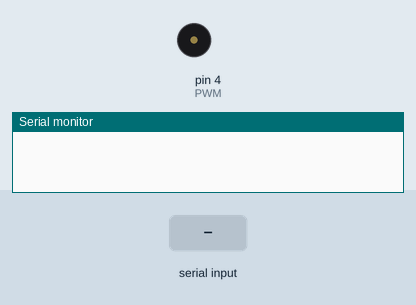
The sketch below on a simulated Arduino Uno, built with avr-gcc and run on an emulated ATmega328P. Shown: buzzer (waves = sounding), the last lines printed to the serial monitor. Inputs (shaded band) come from the test bench. EEPROM starts erased.

Above: at 1.2 s.
1.3 s: "90,45,200\n" received over the second serial link
At 3.5 s:
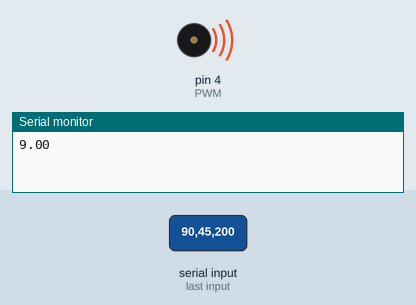
3.8 s: "30,150,10\n" received over the second serial link
Timing chart, 0 to 6.8 s (numbered marks = the images above; inputs shaded):
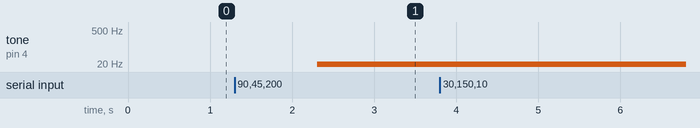

The sketch:

SimpleCTCSS_Arduino_Serial.ino
```cpp
#include <EEPROM.h>
#include <SoftwareSerial.h>
SoftwareSerial mySUART(8,9);


const byte PWM = 4;

String frequency;

void setup() {
  // put your setup code here, to run once:
  pinMode(PWM, OUTPUT);
  EEPROM.get(0, frequency);
  EEPROM.put(0, frequency.toFloat());
  tone(PWM, frequency.toFloat());
  Serial.println(frequency.toFloat());
  Serial.begin(9600);
  mySUART.begin(9600);
}

void loop() {
  // put your main code here, to run repeatedly:
  if(mySUART.available()){
    frequency = mySUART.readString();
    EEPROM.put(0, frequency.toFloat());
    tone(PWM, frequency.toFloat());
    Serial.println(frequency.toFloat());
  }
}
```

Measured:
- after the input at 1.3 s, tone on pin 4 (PWM): silent → 9 Hz after 1.0 s
- after the input at 3.8 s, tone on pin 4 (PWM): 9 Hz → 3 Hz after 1.0 s
